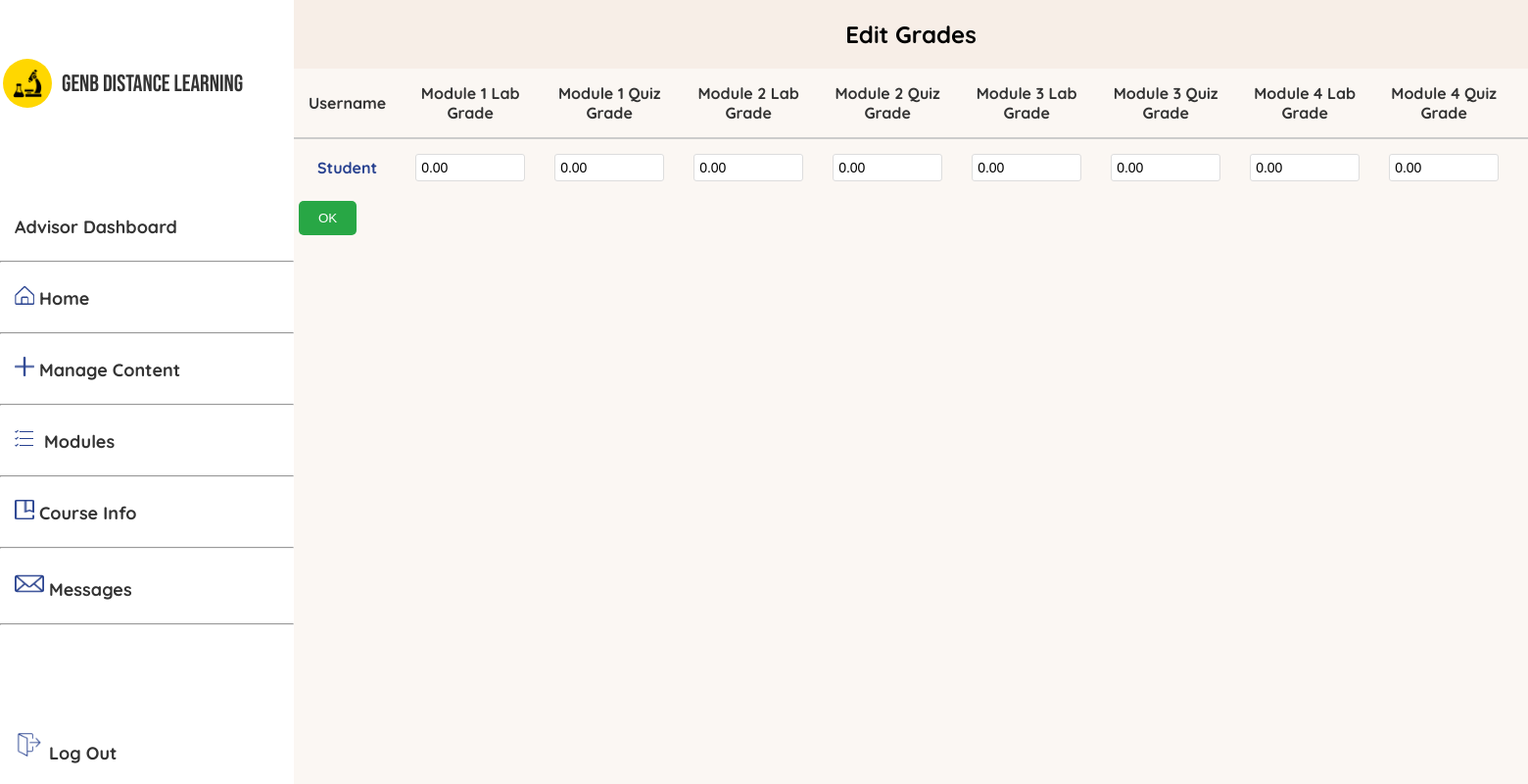
/advisoredit.php (signed in), run on the app's committed database.
### tables this page shows
CREATE TABLE `users` (
  `user_id` int(11) NOT NULL,
  `username` varchar(50) NOT NULL,
  `email` varchar(50) NOT NULL,
  `password` varchar(255) NOT NULL,
  `role` int(11) DEFAULT 0
);

CREATE TABLE `grades` (
  `grade_id` int(11) NOT NULL,
  `user_id` int(11) DEFAULT NULL,
  `module1_lab_grade` decimal(5,2) DEFAULT 0.00,
  `module1_quiz_grade` decimal(5,2) DEFAULT 0.00,
  `module2_lab_grade` decimal(5,2) DEFAULT 0.00,
  `module2_quiz_grade` decimal(5,2) DEFAULT 0.00,
  `module3_lab_grade` decimal(5,2) DEFAULT 0.00,
  `module3_quiz_grade` decimal(5,2) DEFAULT 0.00,
  `module4_lab_grade` decimal(5,2) DEFAULT 0.00,
  `module4_quiz_grade` decimal(5,2) DEFAULT 0.00,
  `quarterly_quiz_grade` double(5,2) DEFAULT NULL
);

### advisoredit.php (the view, shortened to what this page needs)
<?php
include "connection.php";
$conn = new mysqli($servername, $db_username, $db_password, $db_name);
$sql = "SELECT users.user_id, users.username,
               grades.module1_lab_grade, grades.module1_quiz_grade,
               grades.module2_lab_grade, grades.module2_quiz_grade,
               grades.module3_lab_grade, grades.module3_quiz_grade,
               grades.module4_lab_grade, grades.module4_quiz_grade,
               grades.quarterly_quiz_grade
        FROM users
        LEFT JOIN grades ON users.user_id = grades.user_id
        WHERE users.username NOT IN ('admin', 'Advisor')";
$result = $conn->query($sql);
include 'sidebar.php';
?>
<!DOCTYPE html>
<html lang="en">
<head>
    <link rel="stylesheet" href="https://cdnjs.cloudflare.com/ajax/libs/font-awesome/5.15.4/css/all.min.css">
</head>
<body>
    <header>
        <h2>Edit Grades</h2>
    </header>
    <form action="update_grade_advisor.php" method="POST">
        <table>
            <thead>
                <tr>
                    <th>Username</th>
                    <th>Module 1 Lab Grade</th>
                    <th>Module 1 Quiz Grade</th>
                    <th>Module 2 Lab Grade</th>
                    <th>Module 2 Quiz Grade</th>
                    <th>Module 3 Lab Grade</th>
                    <th>Module 3 Quiz Grade</th>
                    <th>Module 4 Lab Grade</th>
                    <th>Module 4 Quiz Grade</th>
                    <th>Quarterly Quiz Grade</th>
                </tr>
            </thead>
            <tbody>
                <?php
                if ($result->num_rows > 0) {
                    while ($row = $result->fetch_assoc()) {
                        echo "<tr>
                                <td>{$row['username']}</td>
                                <td><input type='text' name='module1_lab_grade[{$row['user_id']}]' value='{$row['module1_lab_grade']}'></td>
                                <td><input type='text' name='module1_quiz_grade[{$row['user_id']}]' value='{$row['module1_quiz_grade']}'></td>
                                <td><input type='text' name='module2_lab_grade[{$row['user_id']}]' value='{$row['module2_lab_grade']}'></td>
                                <td><input type='text' name='module2_quiz_grade[{$row['user_id']}]' value='{$row['module2_quiz_grade']}'></td>
                                <td><input type='text' name='module3_lab_grade[{$row['user_id']}]' value='{$row['module3_lab_grade']}'></td>
                                <td><input type='text' name='module3_quiz_grade[{$row['user_id']}]' value='{$row['module3_quiz_grade']}'></td>
                                <td><input type='text' name='module4_lab_grade[{$row['user_id']}]' value='{$row['module4_lab_grade']}'></td>
                                <td><input type='text' name='module4_quiz_grade[{$row['user_id']}]' value='{$row['module4_quiz_grade']}'></td>
                                <td><input type='text' name='quarterly_quiz_grade[{$row['user_id']}]' value='{$row['quarterly_quiz_grade']}'></td>
                              </tr>";
                    }
                } else {
                    echo "<tr><td colspan='10'>No records found</td></tr>";
                }
                ?>
            </tbody>
        </table>
        <div class="buttons">
            <button type="submit" onclick="confirmSubmission(event)">OK</button>
        </div>
    </form>
</body>
</html>

### advisoredit.php (style rules this page uses)
body { font-family: 'Quicksand', sans-serif; margin: 0; padding: 0; display: flex; flex-direction: column; min-height: 100vh; margin-left: 300px; background-color: rgba(247, 238, 231, 0.47); }
header { background-color: #F7EEE7; padding: 20px; text-align: center; position: relative; }
header h2 { margin: 0; }
table { width: 100%; border-collapse: collapse; background-color: transparent; box-shadow: none; border: none; }
table th, table td { padding: 15px; text-align: center; border: none; font-weight: bold; color: #284290; }
table th { border-bottom: 2px solid #ccc; background-color: transparent; color: #333; font-weight: bolder; }
table tr { border: none; }
table td { border-top: none; }
input[type="text"] { width: 100px; padding: 5px; border: 1px solid #ddd; border-radius: 3px; font-size: 14px; }
.buttons button { padding: 10px 20px; margin: 5px; background-color: #28a745; color: #fff; border: none; border-radius: 5px; cursor: pointer; }

### data on the page
users: username "Student", module1_lab_grade "0.00", module1_quiz_grade "0.00", module2_lab_grade "0.00", module2_quiz_grade "0.00", module3_lab_grade "0.00", module3_quiz_grade "0.00", module4_lab_grade "0.00", module4_quiz_grade "0.00"
